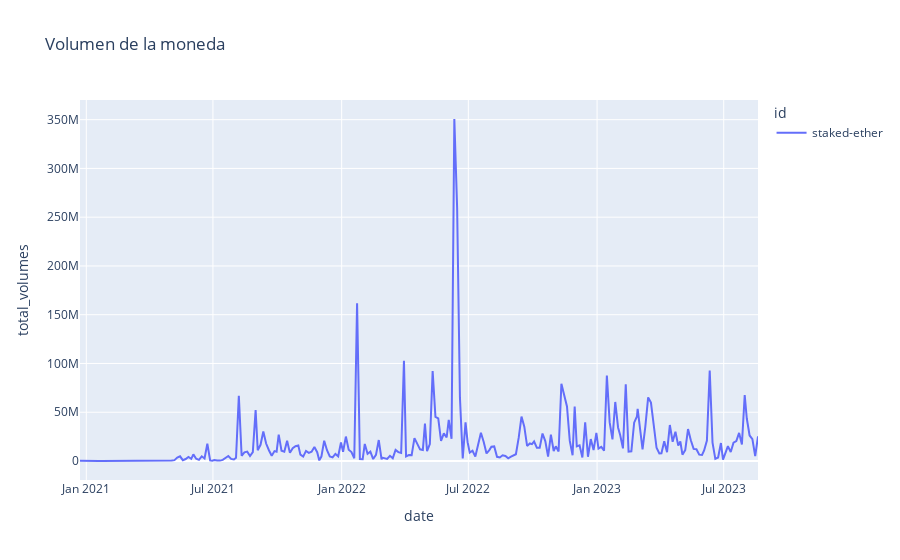

Notebook code for this chart:
### Code cell
fig = px.line(staked_ether_df, x="date", y="total_volumes", color="id",
              title="Volumen de la moneda")

fig.show()

### Figure 1 — Plotly figure (JSON) as saved in the notebook; plotly's stock layout.template omitted (floating-point values rounded to 4 significant figures; data arrays with more than 128 entries replaced by an {"elided": "..."} marker saying what was removed)
{"data": [{"hovertemplate": "id=staked-ether<br>date=%{x}<br>total_volumes=%{y}<extra></extra>", "legendgroup": "staked-ether", "line": {"color": "#636efa", "dash": "solid"}, "marker": {"symbol": "circle"}, "mode": "lines", "name": "staked-ether", "orientation": "v", "showlegend": true, "type": "scatter", "x": {"elided": "253 str values"}, "xaxis": "x", "y": {"elided": "253 float values"}, "yaxis": "y"}], "layout": {"legend": {"title": {"text": "id"}, "tracegroupgap": 0}, "title": {"text": "Volumen de la moneda"}, "xaxis": {"anchor": "y", "domain": [0, 1], "title": {"text": "date"}}, "yaxis": {"anchor": "x", "domain": [0, 1], "title": {"text": "total_volumes"}}}}
